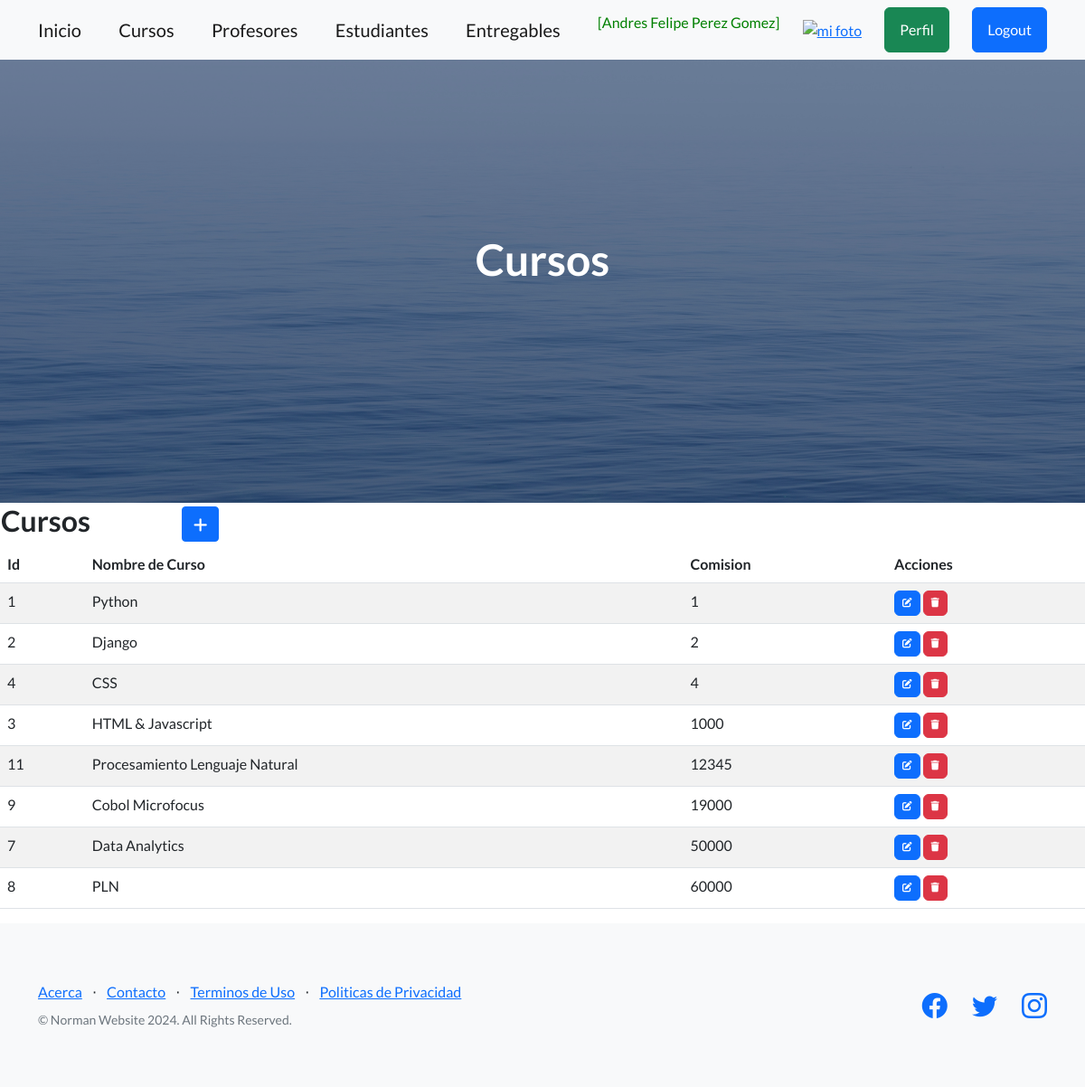
Page /cursos/ (signed in) on the committed database.
### entidades/models.py (models this page shows, shortened)
class Curso(models.Model):
    nombre = models.CharField(max_length=50)
    comision = models.IntegerField()
    class Meta:
        ordering = ["comision"]

### entidades/views.py (the view)
# urls.py: path('cursos/', cursos, name="cursos"),
@login_required
def cursos(request):
    contexto = {"cursos": Curso.objects.all()}
    return render(request, "entidades/cursos.html", contexto)

### entidades/templates/entidades/cursos.html (shortened to what this page needs)
{% extends "entidades/index.html" %}
{% block titulo %}
<h1 class="mb-5">Cursos</h1>
{% endblock titulo %}
{% block contenido %}
<table>
    <tr>
        <td width="200"><h2>Cursos</h2></td>
        <td>
            <a
            href="{% url 'cursoForm' %}"
            class="btn btn-primary btn-sm"
            >
            </a>
        </td>
    </tr>
</table>
<table class="table table-striped">
    <thead>
        <tr>
            <th>Id</th>
            <th>Nombre de Curso</th>
            <th>Comision</th>
            <th>Acciones</th>
        </tr>
    </thead>
    <tbody>
    {% for c in cursos  %}
        <tr>
            <td>{{ c.id }}</td>
            <td>{{ c.nombre }}</td>
            <td>{{ c.comision }}</td>
            <td>
                <a
                  href="{% url 'cursoUpdate' c.id %}"
                  class="btn btn-primary"
                  style="--bs-btn-padding-y: .25rem; --bs-btn-padding-x: .5rem; --bs-btn-font-size: .75rem;"
                  >
                </a>
                <a
                  href="{% url 'cursoDelete' c.id %}"
                  class="btn btn-danger"
                  style="--bs-btn-padding-y: .25rem; --bs-btn-padding-x: .5rem; --bs-btn-font-size: .75rem;"
                  >
                </a>
            </td>
        </tr>
    {% endfor %}
    </tbody>
</table>
{% endblock contenido %}

### entidades/templates/entidades/index.html (shortened to what this page needs)
<!DOCTYPE html>
<html lang="en">
    <head>
        {% load static %}
        <link href="https://cdn.jsdelivr.net/npm/bootstrap-icons@1.5.0/font/bootstrap-icons.css" rel="stylesheet" type="text/css" />
        <link href="{% static 'css/styles.css' %}" rel="stylesheet" />
        <link rel="stylesheet" href="https://cdnjs.cloudflare.com/ajax/libs/font-awesome/6.4.0/css/all.min.css">
    </head>
    <body>
        <nav class="navbar navbar-light bg-light static-top">
            <div class="container">
                <a class="navbar-brand" href="{% url 'home' %}">Inicio</a>
            {% if user.is_authenticated %}
                <a class="navbar-brand" href="{% url 'cursos' %}">Cursos</a>
                <a class="navbar-brand" href="{% url 'profesores' %}">Profesores</a>
                <a class="navbar-brand" href="{% url 'estudiantes' %}">Estudiantes</a>
                <a class="navbar-brand" href="{% url 'entregables' %}">Entregables</a>
                <p style="color:green"> [{{user.first_name}} {{user.last_name}}]</p>
                <div class="text-center">
                    <a href="{% url 'agregar_avatar' %}"><img src="{{ request.session.avatar }}" height="40px" weight="40px" alt="mi foto"></a>
                </div>
                <a class="btn btn-success" href="{% url 'perfil' %}">Perfil</a>
                <a class="btn btn-primary" href="{% url 'logout' %}">Logout</a>
            {% else %}
                <a class="btn btn-primary" href="{% url 'login' %}">Login</a>
                <a class="btn btn-success" href="{% url 'registro' %}">Registrate</a>
            {% endif %}
            </div>
        </nav>
        <header class="masthead">
            <div class="container position-relative">
                <div class="row justify-content-center">
                    <div class="col-xl-6">
                        <div class="text-center text-white">
                            {% block titulo %}{% endblock titulo %}
                        </div>
                    </div>
                </div>
            </div>
        </header>
        {% block contenido %}
        {% endblock contenido %}
        <footer class="footer bg-light">
            <div class="container">
                <div class="row">
                    <div class="col-lg-6 h-100 text-center text-lg-start my-auto">
                        <ul class="list-inline mb-2">
                            <li class="list-inline-item"><a href="{% url 'acerca' %}">Acerca</a></li>
                            <li class="list-inline-item">⋅</li>
                            <li class="list-inline-item"><a href="#!">Contacto</a></li>
                            <li class="list-inline-item">⋅</li>
                            <li class="list-inline-item"><a href="#!">Terminos de Uso</a></li>
                            <li class="list-inline-item">⋅</li>
                            <li class="list-inline-item"><a href="#!">Politicas de Privacidad</a></li>
                        </ul>
                        <p class="text-muted small mb-4 mb-lg-0">&copy; Norman Website 2024. All Rights Reserved.</p>
                    </div>
                    <div class="col-lg-6 h-100 text-center text-lg-end my-auto">
                        <ul class="list-inline mb-0">
                            <li class="list-inline-item me-4">
                                <a href="#!"><i class="bi-facebook fs-3"></i></a>
                            </li>
                            <li class="list-inline-item me-4">
                                <a href="#!"><i class="bi-twitter fs-3"></i></a>
                            </li>
                            <li class="list-inline-item">
                                <a href="#!"><i class="bi-instagram fs-3"></i></a>
                            </li>
                        </ul>
                    </div>
                </div>
            </div>
        </footer>
    </body>
</html>

### rows in the picture
Curso: id "1", nombre "Python", comision "1"
Curso: id "2", nombre "Django", comision "2"
Curso: id "4", nombre "CSS", comision "4"
Curso: id "3", nombre "HTML & Javascript", comision "1000"
Curso: id "11", nombre "Procesamiento Lenguaje Natural", comision "12345"
Curso: id "9", nombre "Cobol Microfocus", comision "19000"
Curso: id "7", nombre "Data Analytics", comision "50000"
Curso: id "8", nombre "PLN", comision "60000"

### other values in the picture
{{ user.first_name }} "Andres Felipe"
{{ user.last_name }} "Perez Gomez"
